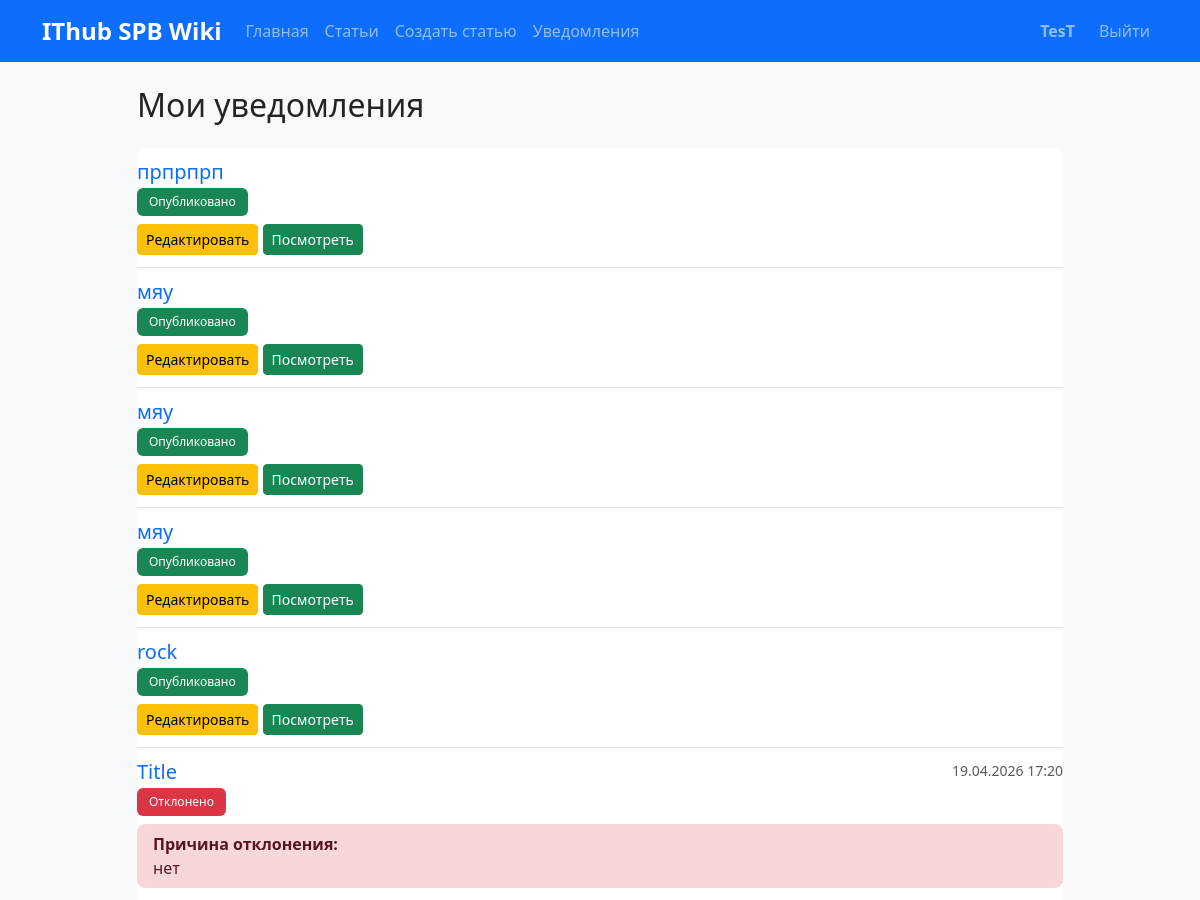
The app's page /notifications/ (signed in, upper part), older data.
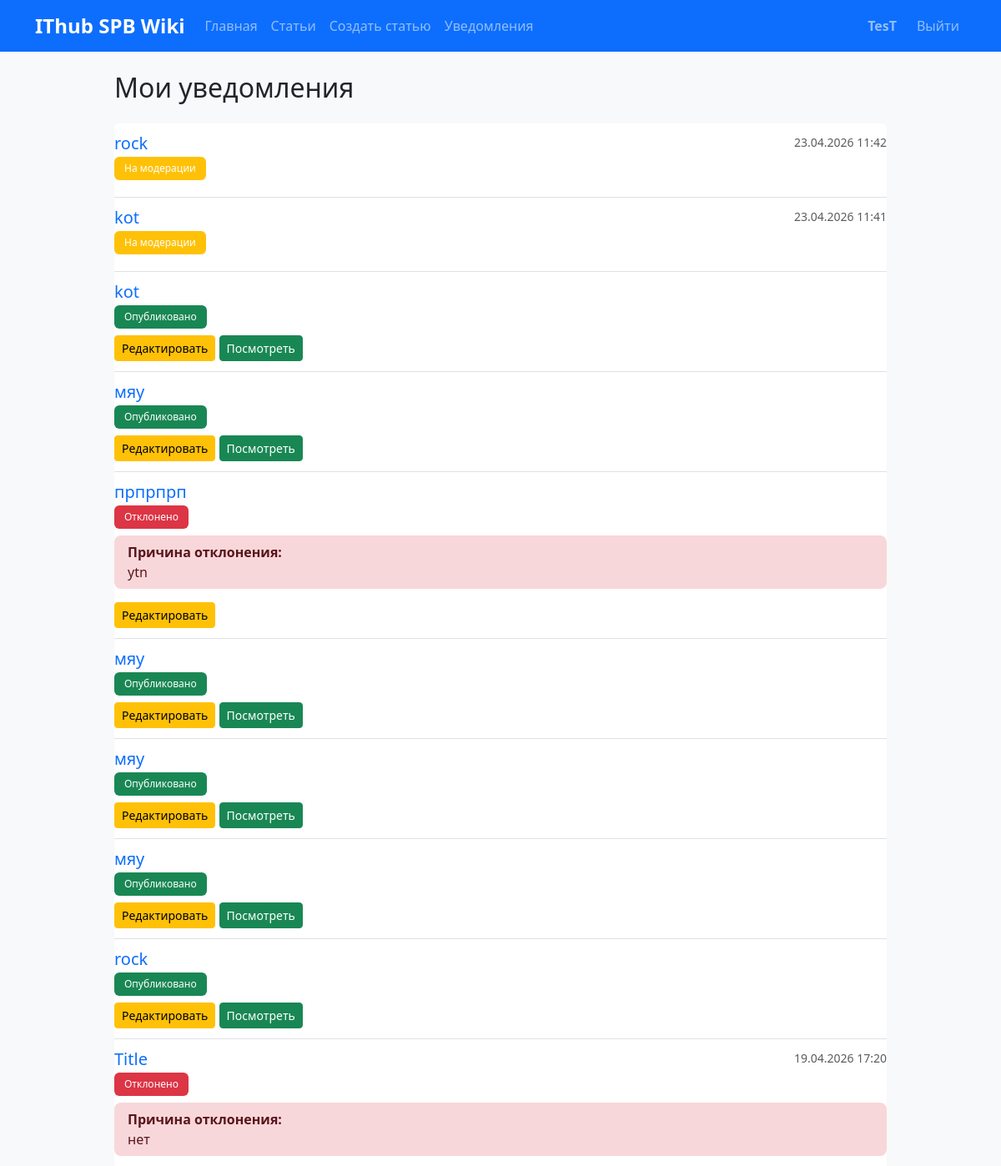
The same page, newer data.
### articles/models.py (models this page shows, shortened)
class Article(models.Model):
    STATUS_CHOICES = [
        ("draft", "Черновик"),
        ("pending", "На модерации"),
        ("published", "Опубликовано"),
        ("rejected", "Отклонено"),
    ]
    title = models.CharField("Заголовок", max_length=200)
    content = models.TextField("Содержание")
    category = models.ForeignKey(
        Category,
        on_delete=models.SET_NULL,
        null=True,
        blank=True,
        verbose_name="Категория",
        related_name="articles",
    )
    author = models.ForeignKey(
        User, on_delete=models.CASCADE, verbose_name="Автор", related_name="articles"
    )
    status = models.CharField(
        "Статус", max_length=20, choices=STATUS_CHOICES, default="pending"
    )
    created_at = models.DateTimeField("Создано", auto_now_add=True)
    updated_at = models.DateTimeField("Обновлено", auto_now=True)
    published_at = models.DateTimeField("Опубликовано", null=True, blank=True)
    moderation_comment = models.TextField("Комментарий модератора", blank=True)
    moderator = models.ForeignKey(
        User,
        on_delete=models.SET_NULL,
        null=True,
        blank=True,
        verbose_name="Модератор",
        related_name="moderated_articles",
    )
    views_count = models.PositiveIntegerField("Просмотры", default=0)
    class Meta:
        verbose_name = "Статья"
        verbose_name_plural = "Статьи"
        ordering = ["-created_at"]

### articles/views.py (the view)
# urls.py: path("notifications/", views.user_notifications, name="notifications"),
@login_required
def user_notifications(request):
    user_articles = Article.objects.filter(author=request.user).order_by("-created_at")
    context = {
        "user_articles": user_articles,
    }
    return render(request, "articles/notifications.html", context)

### articles/templates/articles/notifications.html
{% extends 'articles/base.html' %}
{% load wiki_links %}
{% block content %}
<div class="row">
    <div class="col-lg-10 mx-auto">
        <h2 class="mb-4">Мои уведомления</h2>
        {% if user_articles %}
            <div class="list-group">
                {% for article in user_articles %}
                <div class="list-group-item list-group-item-action">
                    <div class="d-flex w-100 justify-content-between">
                        <h5 class="mb-1">
                            <a href="{% url 'articles:article_detail' article.pk %}" class="text-decoration-none">
                                {{ article.title }}
                            </a>
                        </h5>
                        <small class="text-muted">{{ article.published_at|date:"d.m.Y H:i"|default:article.created_at|date:"d.m.Y H:i" }}</small>
                    </div>
                    <p class="mb-2">
                        <span class="badge
                            {% if article.status == 'published' %}bg-success
                            {% elif article.status == 'rejected' %}bg-danger
                            {% elif article.status == 'pending' %}bg-warning
                            {% else %}bg-secondary{% endif %}">
                            {{ article.get_status_display }}
                        </span>
                    </p>
                    {% if article.status == 'rejected' and article.moderation_comment %}
                    <div class="alert alert-danger py-2">
                        <strong>Причина отклонения:</strong><br>
                        {{ article.moderation_comment }}
                    </div>
                    {% endif %}
                    <div class="mt-2">
                        {% if article.status == 'rejected' or article.status == 'published' %}
                            <a href="{% url 'articles:edit_article' article.pk %}" class="btn btn-sm btn-warning">
                                Редактировать
                            </a>
                        {% endif %}
                        {% if article.status == 'published' %}
                            <a href="{% url 'articles:article_detail' article.pk %}" class="btn btn-sm btn-success">
                                Посмотреть
                            </a>
                        {% endif %}
                    </div>
                </div>
                {% endfor %}
            </div>
        {% else %}
            <div class="alert alert-info">
                У вас пока нет статей.
            </div>
        {% endif %}
    </div>
</div>
{% endblock %}

### articles/templates/articles/base.html (shortened to what this page needs)
{% load static %}
<!DOCTYPE html>
<html lang="ru">
<head>
    <link href="https://cdn.jsdelivr.net/npm/bootstrap@5.3.3/dist/css/bootstrap.min.css" rel="stylesheet">
    <link rel="stylesheet" href="{% static 'css/style.css' %}">
</head>
<body>
    <nav class="navbar navbar-expand-lg navbar-dark bg-primary">
        <div class="container">
            <a class="navbar-brand fw-bold" href="{% url 'articles:home' %}">IThub SPB Wiki</a>
            <div class="collapse navbar-collapse" id="navbarNav">
                <ul class="navbar-nav me-auto">
                    <li class="nav-item"><a class="nav-link" href="{% url 'articles:home' %}">Главная</a></li>
                    <li class="nav-item"><a class="nav-link" href="{% url 'articles:article_list' %}">Статьи</a></li>
                    {% if user.is_authenticated %}
                        <li class="nav-item"><a class="nav-link" href="{% url 'articles:create_article' %}">Создать статью</a></li>
                        <li class="nav-item">
                        <li class="nav-item">
                        <a class="nav-link" href="{% url 'articles:notifications' %}">Уведомления</a></li>
                    {% endif %}
                </ul>
                <ul class="navbar-nav">
                    {% if user.is_authenticated %}
                        <li class="nav-item navbar-text me-3">
                            <strong>{{ user.username }}</strong>
                        </li>
                        <li class="nav-item">
                            <a class="nav-link" href="{% url 'articles:logout' %}">Выйти</a>
                        </li>
                    {% else %}
                        <li class="nav-item"><a class="nav-link" href="{% url 'articles:login' %}">Войти</a></li>
                        <li class="nav-item"><a class="nav-link" href="{% url 'articles:register' %}">Регистрация</a></li>
                    {% endif %}
                </ul>
            </div>
        </div>
    </nav>
    <div class="container mt-4">
        {% block content %}{% endblock %}
    </div>
</body>
</html>

### static/css/style.css (style rules this page uses)
body { background-color: #f8f9fa; font-family: 'Segoe UI', Tahoma, Geneva, Verdana, sans-serif; }
.navbar-brand { font-weight: bold; font-size: 1.5rem; }
.alert { border: none; border-radius: 8px; }
.badge { padding: 0.5rem 0.75rem; font-weight: 500; }
.list-group-item { border-left: none; border-right: none; padding: 0.75rem 0; }
.list-group-item:first-child { border-top: none; }

Row changes from the older to the newer data that the page shows:
added Article: title "rock", published_at "23.04.2026 11:42", status "На модерации"
added Article: title "kot", published_at "23.04.2026 11:41", status "На модерации"
added Article: title "kot", status "Опубликовано", shows "Редактировать", shows "Посмотреть"
added Article: title "мяу", status "Опубликовано", shows "Редактировать", shows "Посмотреть"
changed Article "прпрпрп": status "Опубликовано" → "Отклонено"; moderation_comment (not shown) → "ytn"; status "Посмотреть" → "Причина отклонения:"
